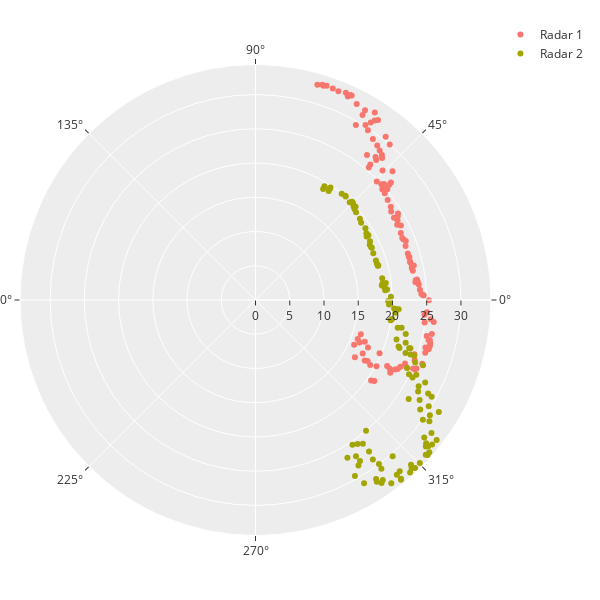

Notebook source saved alongside this figure:
### Markdown cell above
#### Plotting the Bearing

### Code cell
fig = go.Figure()

fig.add_trace(
    go.Scatterpolar(
        r = [b[3] for b in bearing],
        theta = [b[0] for b in bearing],
        mode = 'markers',
        name="Radar 1"
    )
)

fig.add_trace(
    go.Scatterpolar(
        r = [b[4] for b in bearing],
        theta = [b[1] for b in bearing],
        mode = 'markers',
        name="Radar 2"
    )
)

fig.update_layout(
    margin=dict(l=20, r=20, b=20, t=20),
    height=600, width=600,
    yaxis=dict(scaleanchor="x", scaleratio=1),
    xaxis_zeroline=True,
    yaxis_zeroline=True,
    xaxis_zerolinecolor='#969696',
    yaxis_zerolinecolor='#969696',
    xaxis_range=[-25, 25],
    yaxis_range=[-25, 25],
)

fig.show()
